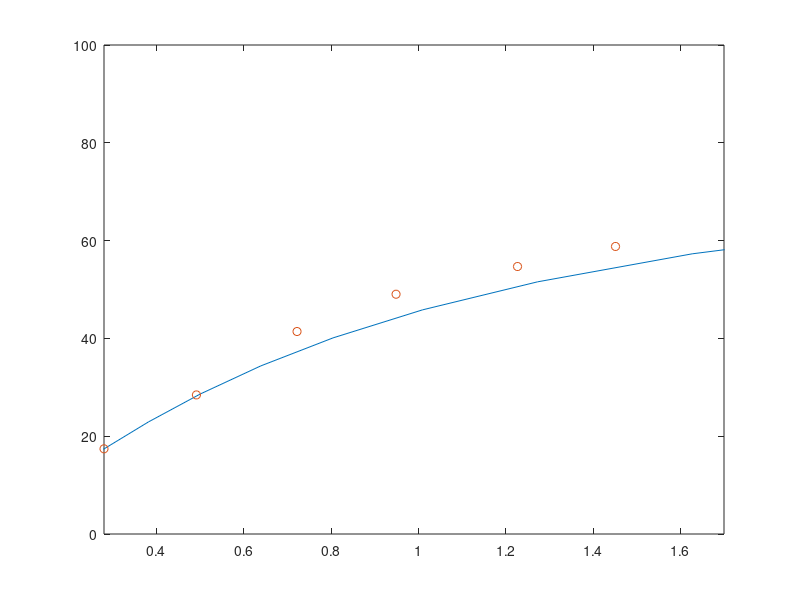

The MATLAB script that drew this image: (Note: this script raises an error after producing the figure.)
%--------------------------------------------------------------------------
%
%                             Laboratory 3
%                         
%                         Verification of alpha(m)
%
%--------------------------------------------------------------------------
% @ Victor Mangeleer
% @ Arnaud Rémi
%
% Experimental results
m     = [0.28, 0.4917, 0.7221, 0.9489, 1.2271, 1.4515, 1.7060];
alpha = [17.4249, 28.442, 41.41, 49.0338, 54.7, 58.8, 63.79];

% Theoretical
k = 0.0002113;
g = 9.81;
l = 0.049;
alpha_vec = (0:0.1:pi/2);

% Graphics
plot(2*k*alpha_vec./(g*l*cos(alpha_vec))*1000, alpha_vec*360/(2*pi));
hold on;
plot(m, alpha, 'o');
xlim([0.28, 1.7])
yline(60)
xlabel("mass [g]");
ylabel("alpha [°]");
grid minor;
legend(["Theoretical", "Experimental"])

